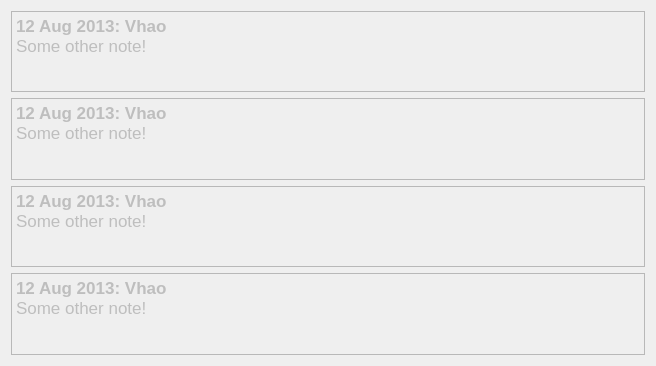
            <widget class="QWidget" name="scrollAreaWidgetContents_6">
             <property name="geometry">
              <rect>
               <x>0</x>
               <y>0</y>
               <width>656</width>
               <height>366</height>
              </rect>
             </property>
             <layout class="QVBoxLayout" name="verticalLayout_10">
              <item>
               <widget class="QTextEdit" name="textEdit_9">
                <property name="enabled">
                 <bool>false</bool>
                </property>
                <property name="html">
                 <string>&lt;!DOCTYPE HTML PUBLIC &quot;-//W3C//DTD HTML 4.0//EN&quot; &quot;http://www.w3.org/TR/REC-html40/strict.dtd&quot;&gt;
&lt;html&gt;&lt;head&gt;&lt;meta name=&quot;qrichtext&quot; content=&quot;1&quot; /&gt;&lt;style type=&quot;text/css&quot;&gt;
p, li { white-space: pre-wrap; }
&lt;/style&gt;&lt;/head&gt;&lt;body style=&quot; font-family:'Lucida Grande'; font-size:13pt; font-weight:400; font-style:normal;&quot;&gt;
&lt;p style=&quot; margin-top:0px; margin-bottom:0px; margin-left:0px; margin-right:0px; -qt-block-indent:0; text-indent:0px;&quot;&gt;&lt;span style=&quot; font-weight:600;&quot;&gt;12 Aug 2013: Vhao&lt;/span&gt;&lt;/p&gt;
&lt;p style=&quot; margin-top:0px; margin-bottom:0px; margin-left:0px; margin-right:0px; -qt-block-indent:0; text-indent:0px;&quot;&gt;Some other note!&lt;/p&gt;&lt;/body&gt;&lt;/html&gt;</string>
                </property>
               </widget>
              </item>
              <item>
               <widget class="QTextEdit" name="textEdit_10">
                <property name="enabled">
                 <bool>false</bool>
                </property>
                <property name="html">
                 <string>&lt;!DOCTYPE HTML PUBLIC &quot;-//W3C//DTD HTML 4.0//EN&quot; &quot;http://www.w3.org/TR/REC-html40/strict.dtd&quot;&gt;
&lt;html&gt;&lt;head&gt;&lt;meta name=&quot;qrichtext&quot; content=&quot;1&quot; /&gt;&lt;style type=&quot;text/css&quot;&gt;
p, li { white-space: pre-wrap; }
&lt;/style&gt;&lt;/head&gt;&lt;body style=&quot; font-family:'Lucida Grande'; font-size:13pt; font-weight:400; font-style:normal;&quot;&gt;
&lt;p style=&quot; margin-top:0px; margin-bottom:0px; margin-left:0px; margin-right:0px; -qt-block-indent:0; text-indent:0px;&quot;&gt;&lt;span style=&quot; font-weight:600;&quot;&gt;12 Aug 2013: Vhao&lt;/span&gt;&lt;/p&gt;
&lt;p style=&quot; margin-top:0px; margin-bottom:0px; margin-left:0px; margin-right:0px; -qt-block-indent:0; text-indent:0px;&quot;&gt;Some other note!&lt;/p&gt;&lt;/body&gt;&lt;/html&gt;</string>
                </property>
               </widget>
              </item>
              <item>
               <widget class="QTextEdit" name="textEdit_11">
                <property name="enabled">
                 <bool>false</bool>
                </property>
                <property name="html">
                 <string>&lt;!DOCTYPE HTML PUBLIC &quot;-//W3C//DTD HTML 4.0//EN&quot; &quot;http://www.w3.org/TR/REC-html40/strict.dtd&quot;&gt;
&lt;html&gt;&lt;head&gt;&lt;meta name=&quot;qrichtext&quot; content=&quot;1&quot; /&gt;&lt;style type=&quot;text/css&quot;&gt;
p, li { white-space: pre-wrap; }
&lt;/style&gt;&lt;/head&gt;&lt;body style=&quot; font-family:'Lucida Grande'; font-size:13pt; font-weight:400; font-style:normal;&quot;&gt;
&lt;p style=&quot; margin-top:0px; margin-bottom:0px; margin-left:0px; margin-right:0px; -qt-block-indent:0; text-indent:0px;&quot;&gt;&lt;span style=&quot; font-weight:600;&quot;&gt;12 Aug 2013: Vhao&lt;/span&gt;&lt;/p&gt;
&lt;p style=&quot; margin-top:0px; margin-bottom:0px; margin-left:0px; margin-right:0px; -qt-block-indent:0; text-indent:0px;&quot;&gt;Some other note!&lt;/p&gt;&lt;/body&gt;&lt;/html&gt;</string>
                </property>
               </widget>
              </item>
              <item>
               <widget class="QTextEdit" name="textEdit_12">
                <property name="enabled">
                 <bool>false</bool>
                </property>
                <property name="html">
                 <string>&lt;!DOCTYPE HTML PUBLIC &quot;-//W3C//DTD HTML 4.0//EN&quot; &quot;http://www.w3.org/TR/REC-html40/strict.dtd&quot;&gt;
&lt;html&gt;&lt;head&gt;&lt;meta name=&quot;qrichtext&quot; content=&quot;1&quot; /&gt;&lt;style type=&quot;text/css&quot;&gt;
p, li { white-space: pre-wrap; }
&lt;/style&gt;&lt;/head&gt;&lt;body style=&quot; font-family:'Lucida Grande'; font-size:13pt; font-weight:400; font-style:normal;&quot;&gt;
&lt;p style=&quot; margin-top:0px; margin-bottom:0px; margin-left:0px; margin-right:0px; -qt-block-indent:0; text-indent:0px;&quot;&gt;&lt;span style=&quot; font-weight:600;&quot;&gt;12 Aug 2013: Vhao&lt;/span&gt;&lt;/p&gt;
&lt;p style=&quot; margin-top:0px; margin-bottom:0px; margin-left:0px; margin-right:0px; -qt-block-indent:0; text-indent:0px;&quot;&gt;Some other note!&lt;/p&gt;&lt;/body&gt;&lt;/html&gt;</string>
                </property>
               </widget>
              </item>
             </layout>
            </widget>
